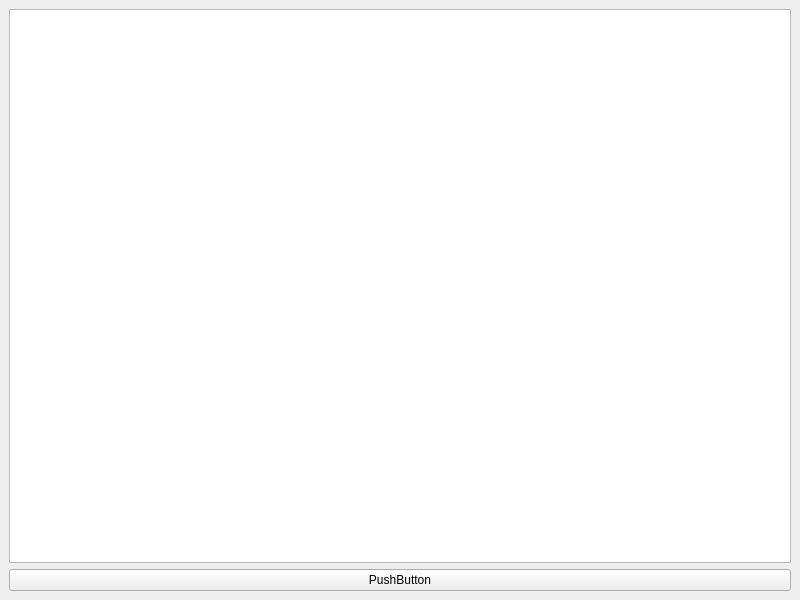
<?xml version="1.0" encoding="UTF-8"?>
<ui version="4.0">
 <class>MainWindow</class>
 <widget class="QMainWindow" name="MainWindow">
  <property name="geometry">
   <rect>
    <x>0</x>
    <y>0</y>
    <width>800</width>
    <height>600</height>
   </rect>
  </property>
  <property name="windowTitle">
   <string>MainWindow</string>
  </property>
  <widget class="QWidget" name="centralwidget">
   <layout class="QVBoxLayout" name="verticalLayout_2">
    <item>
     <layout class="QVBoxLayout" name="verticalLayout">
      <item>
       <widget class="QListWidget" name="ListArea"/>
      </item>
      <item>
       <widget class="QPushButton" name="tmpButton">
        <property name="text">
         <string>PushButton</string>
        </property>
       </widget>
      </item>
     </layout>
    </item>
   </layout>
  </widget>
 </widget>
 <resources/>
 <connections/>
</ui>
